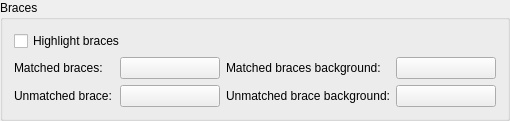
    <widget class="QGroupBox" name="groupBox_6">
     <property name="title">
      <string>Braces</string>
     </property>
     <layout class="QGridLayout" name="_9">
      <item row="0" column="0" colspan="2">
       <widget class="QCheckBox" name="bracehighlightingCheckBox">
        <property name="toolTip">
         <string>Select whether matching and bad braces shall be highlighted.</string>
        </property>
        <property name="text">
         <string>Highlight braces</string>
        </property>
       </widget>
      </item>
      <item row="1" column="0">
       <widget class="QLabel" name="TextLabel1_3_2">
        <property name="text">
         <string>Matched braces:</string>
        </property>
       </widget>
      </item>
      <item row="1" column="1">
       <widget class="QPushButton" name="matchingBracesButton">
        <property name="minimumSize">
         <size>
          <width>100</width>
          <height>0</height>
         </size>
        </property>
        <property name="toolTip">
         <string>Select the colour for highlighting matching braces.</string>
        </property>
        <property name="text">
         <string/>
        </property>
       </widget>
      </item>
      <item row="1" column="2">
       <widget class="QLabel" name="TextLabel1_3_2_2">
        <property name="text">
         <string>Matched braces background:</string>
        </property>
       </widget>
      </item>
      <item row="1" column="3">
       <widget class="QPushButton" name="matchingBracesBackButton">
        <property name="minimumSize">
         <size>
          <width>100</width>
          <height>0</height>
         </size>
        </property>
        <property name="toolTip">
         <string>Select the background colour for highlighting matching braces.</string>
        </property>
        <property name="text">
         <string/>
        </property>
       </widget>
      </item>
      <item row="2" column="0">
       <widget class="QLabel" name="TextLabel2_2_2">
        <property name="minimumSize">
         <size>
          <width>100</width>
          <height>0</height>
         </size>
        </property>
        <property name="text">
         <string>Unmatched brace:</string>
        </property>
       </widget>
      </item>
      <item row="2" column="1">
       <widget class="QPushButton" name="nonmatchingBracesButton">
        <property name="toolTip">
         <string>Select the colour for  highlighting nonmatching braces.</string>
        </property>
        <property name="text">
         <string/>
        </property>
       </widget>
      </item>
      <item row="2" column="2">
       <widget class="QLabel" name="TextLabel2_2_2_3">
        <property name="minimumSize">
         <size>
          <width>100</width>
          <height>0</height>
         </size>
        </property>
        <property name="text">
         <string>Unmatched brace background:</string>
        </property>
       </widget>
      </item>
      <item row="2" column="3">
       <widget class="QPushButton" name="nonmatchingBracesBackButton">
        <property name="toolTip">
         <string>Select the background colour for  highlighting nonmatching braces.</string>
        </property>
        <property name="text">
         <string/>
        </property>
       </widget>
      </item>
     </layout>
    </widget>
